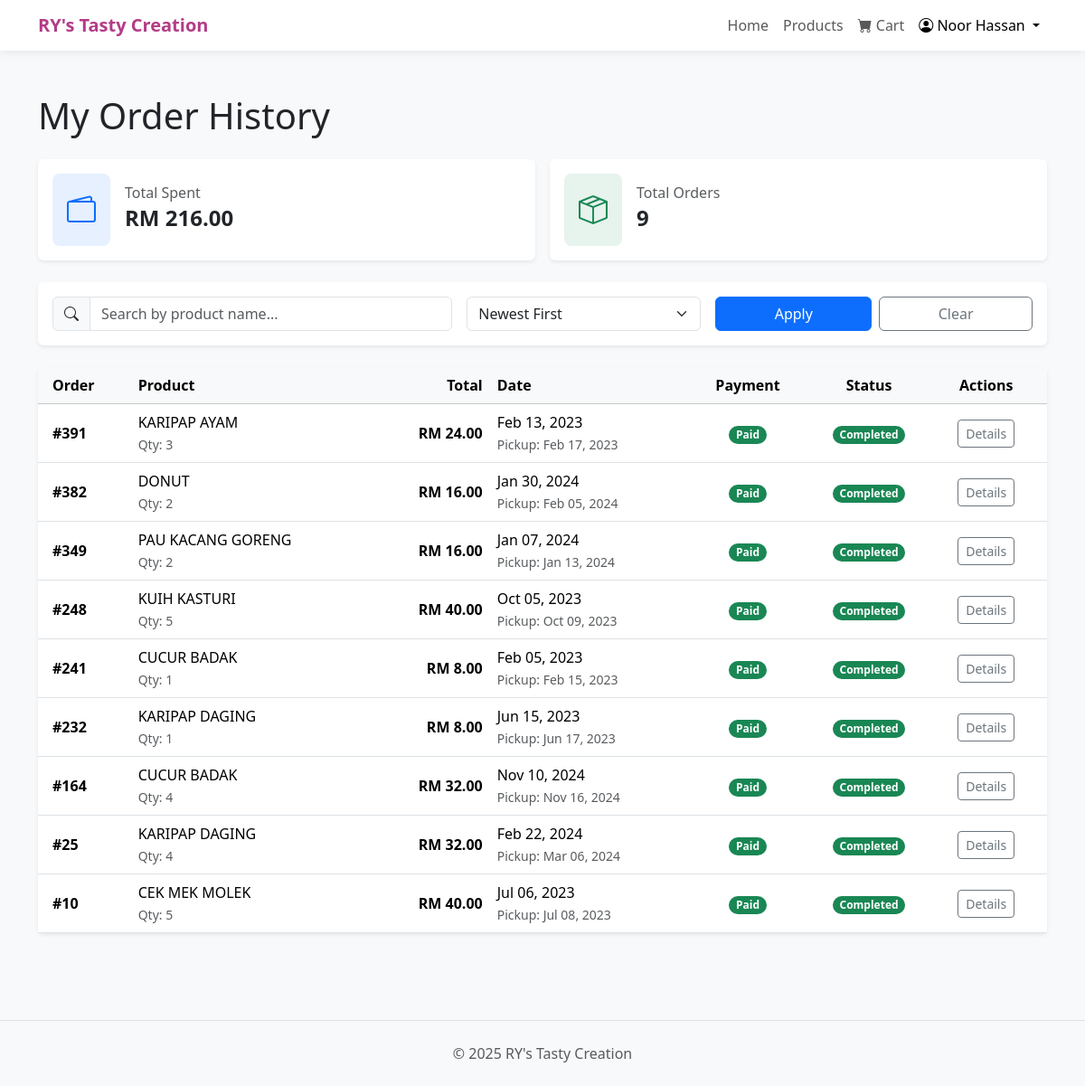
The app's page /FYP1/customerorder.php (signed in) with its own data.
### tables this page shows
CREATE TABLE IF NOT EXISTS `customer` (
  `CUST_ID` varchar(10) NOT NULL,
  `CUST_NAME` varchar(100) NOT NULL,
  `CUST_EMAIL` varchar(100) NOT NULL,
  `CUST_PASSWORD` varchar(255) NOT NULL,
  `CUST_PHONE` varchar(20) NOT NULL,
  `CUST_CREATED_DATE` datetime DEFAULT CURRENT_TIMESTAMP,
  `SELLER_ID` varchar(10) DEFAULT NULL,
  PRIMARY KEY (`CUST_ID`),
  UNIQUE KEY `CUST_EMAIL` (`CUST_EMAIL`),
  KEY `fk_customer_seller` (`SELLER_ID`)
);

CREATE TABLE IF NOT EXISTS `customer_order` (
  `ORDER_ID` int NOT NULL AUTO_INCREMENT,
  `CUST_ID` varchar(10) NOT NULL,
  `PRODUCT_ID` varchar(10) NOT NULL,
  `ORDER_QTTY` int NOT NULL,
  `ORDER_DATE` datetime DEFAULT CURRENT_TIMESTAMP,
  `ORDER_WANTED` date NOT NULL,
  `ORDER_PREFER_DATE` date DEFAULT NULL,
  `ORDER_WANTED_TIME` time NOT NULL,
  `ORDER_PREFER_TIME` time DEFAULT NULL,
  `ORDER_PAYMENT_STATUS` enum('Paid','Unpaid') DEFAULT 'Unpaid',
  `TOTAL_AMOUNT` decimal(10,2) NOT NULL,
  `ORDER_STATUS` enum('Requested','Pending','Confirmed','Processing','Ready to Pickup','Completed','Cancelled') DEFAULT 'Pending',
  PRIMARY KEY (`ORDER_ID`),
  KEY `CUST_ID` (`CUST_ID`),
  KEY `PRODUCT_ID` (`PRODUCT_ID`)
);

CREATE TABLE IF NOT EXISTS `products_sell` (
  `PRODUCT_ID` varchar(10) NOT NULL,
  `PRODUCT_NAME` varchar(100) NOT NULL,
  `PRODUCT_IMAGE` blob,
  `PRODUCT_QTTY` int NOT NULL DEFAULT '0',
  `PIECES_PER_PACK` int NOT NULL DEFAULT '10',
  `PRODUCT_PRICE` decimal(10,2) NOT NULL,
  `PRODUCT_PCS_PER_PACK` int NOT NULL,
  `PRODUCT_DESCRIPTION` text,
  PRIMARY KEY (`PRODUCT_ID`)
);

### FYP1/customerorder.php (the view, shortened to what this page needs)
<?php
require 'db_connection.php';
$customer_id = $_SESSION['customer_id'];
$stmt_cust = $conn->prepare("SELECT CUST_NAME FROM customer WHERE CUST_ID = ?");
$stmt_cust->bind_param("s", $customer_id);
$stmt_cust->execute();
$customer = $stmt_cust->get_result()->fetch_assoc();
$cust_name = $customer ? $customer['CUST_NAME'] : 'Customer';
$stmt_summary = $conn->prepare("SELECT COUNT(*) as total_orders, SUM(TOTAL_AMOUNT) as grand_total FROM customer_order WHERE CUST_ID = ?");
$stmt_summary->bind_param("s", $customer_id);
$stmt_summary->execute();
$summary_result = $stmt_summary->get_result()->fetch_assoc();
$total_orders = $summary_result['total_orders'] ?? 0;
$grand_total = $summary_result['grand_total'] ?? 0;
$sort_option = $_GET['sort'] ?? 'desc';
$sort_order = ($sort_option == 'asc') ? 'ASC' : 'DESC';
$search_keyword = trim($_GET['search'] ?? '');
$sql = "SELECT co.ORDER_ID, co.PRODUCT_ID, ps.PRODUCT_NAME, co.ORDER_QTTY, co.TOTAL_AMOUNT, co.ORDER_DATE, co.ORDER_WANTED, co.ORDER_PAYMENT_STATUS, co.ORDER_STATUS
        FROM customer_order co
        JOIN products_sell ps ON co.PRODUCT_ID = ps.PRODUCT_ID
        WHERE co.CUST_ID = ?";
$sql .= " ORDER BY co.ORDER_ID $sort_order";
$stmt = $conn->prepare($sql);
if (!empty($search_keyword)) {
    $like_keyword = '%' . $search_keyword . '%';
    $stmt->bind_param("ss", $customer_id, $like_keyword);
} else {
    $stmt->bind_param("s", $customer_id);
}
$stmt->execute();
$order_result = $stmt->get_result();
function getPaymentStatusBadge($status) {
    return match (strtolower(trim($status))) {
        'paid' => 'bg-success',
        'unpaid', 'pending' => 'bg-warning text-dark',
        'cancelled', 'failed' => 'bg-danger',
        default => 'bg-secondary'
    };
}
function getFulfillmentStatusBadge($status) {
    return match (strtolower(trim($status))) {
        'pending' => 'bg-info text-dark',
        'processing' => 'bg-primary',
        'ready for pickup', 'completed' => 'bg-success',
        'cancelled' => 'bg-danger',
        default => 'bg-secondary'
    };
}
?>
<!DOCTYPE html>
<html lang="en">
<head>
<link href="https://cdn.jsdelivr.net/npm/bootstrap@5.3.2/dist/css/bootstrap.min.css" rel="stylesheet">
<link rel="stylesheet" href="https://cdn.jsdelivr.net/npm/bootstrap-icons@1.11.3/font/bootstrap-icons.min.css">
</head>
<body>
<nav class="navbar navbar-expand-lg navbar-light bg-white sticky-top">
    <div class="container">
        <a class="navbar-brand" href="home_customer.php" style="color: #b33c86; font-weight: bold;">RY's Tasty Creation</a>
        <div class="collapse navbar-collapse" id="navbarNav">
            <ul class="navbar-nav ms-auto">
                <li class="nav-item"><a class="nav-link" href="home_customer.php">Home</a></li>
                <li class="nav-item"><a class="nav-link" href="product.php">Products</a></li>
                <li class="nav-item">
                    <a class="nav-link" href="cart.php">
                        <i class="bi bi-cart-fill"></i> Cart
                    </a>
                </li>
                <li class="nav-item dropdown">
                    <a class="nav-link dropdown-toggle active" href="#" role="button" data-bs-toggle="dropdown" aria-current="page">
                        <i class="bi bi-person-circle"></i> <?= htmlspecialchars($cust_name) ?>
                    </a>
                </li>
            </ul>
        </div>
    </div>
</nav>
<div class="container py-5">
    <h1 class="mb-4">My Order History</h1>
    <div class="row g-3 mb-4">
        <div class="col-md-6">
            <div class="card border-0 shadow-sm h-100">
                <div class="card-body d-flex align-items-center">
                    <div class="p-3 bg-primary bg-opacity-10 rounded-3 me-3">
                        <i class="bi bi-wallet2 fs-2 text-primary"></i>
                    </div>
                    <div>
                        <h6 class="card-subtitle mb-1 text-muted">Total Spent</h6>
                        <h4 class="card-title mb-0 fw-bold">RM <?= number_format($grand_total, 2) ?></h4>
                    </div>
                </div>
            </div>
        </div>
        <div class="col-md-6">
            <div class="card border-0 shadow-sm h-100">
                <div class="card-body d-flex align-items-center">
                    <div class="p-3 bg-success bg-opacity-10 rounded-3 me-3">
                        <i class="bi bi-box-seam fs-2 text-success"></i>
                    </div>
                    <div>
                        <h6 class="card-subtitle mb-1 text-muted">Total Orders</h6>
                        <h4 class="card-title mb-0 fw-bold"><?= $total_orders ?></h4>
                    </div>
                </div>
            </div>
        </div>
    </div>
    <div class="card mb-4 border-0 shadow-sm">
        <div class="card-body">
            <form method="GET" action="customerorder.php" class="row g-3 align-items-center">
                <div class="col-md-6 col-lg-5">
                    <div class="input-group">
                        <span class="input-group-text"><i class="bi bi-search"></i></span>
                        <input type="text" name="search" class="form-control" placeholder="Search by product name..." value="<?= htmlspecialchars($search_keyword) ?>">
                    </div>
                </div>
                <div class="col-md-3 col-lg-3">
                    <select name="sort" class="form-select">
                        <option value="desc" <?= ($sort_option == 'desc') ? 'selected' : '' ?>>Newest First</option>
                    </select>
                </div>
                <div class="col-md-3 col-lg-4 d-grid d-md-flex gap-2">
                    <button type="submit" class="btn btn-primary flex-grow-1">Apply</button>
                    <a href="customerorder.php" class="btn btn-outline-secondary flex-grow-1">Clear</a>
                </div>
            </form>
        </div>
    </div>
    <div class="card border-0 shadow-sm">
        <div class="table-responsive">
            <table class="table table-hover align-middle order-table mb-0">
                <thead class="table-light">
                    <tr>
                        <th scope="col" class="ps-3">Order</th>
                        <th scope="col">Product</th>
                        <th scope="col" class="text-end">Total</th>
                        <th scope="col">Date</th>
                        <th scope="col" class="text-center">Payment</th>
                        <th scope="col" class="text-center">Status</th>
                        <th scope="col" class="text-center pe-3">Actions</th>
                    </tr>
                </thead>
                <tbody>
                    <?php if ($order_result->num_rows > 0): ?>
                        <?php while ($order = $order_result->fetch_assoc()): ?>
                            <tr>
                                <td class="ps-3 fw-bold">#<?= htmlspecialchars($order['ORDER_ID']) ?></td>
                                <td>
                                    <div><?= htmlspecialchars($order['PRODUCT_NAME']) ?></div>
                                    <small class="text-muted">Qty: <?= htmlspecialchars($order['ORDER_QTTY']) ?></small>
                                </td>
                                <td class="text-end fw-semibold">RM <?= number_format($order['TOTAL_AMOUNT'], 2) ?></td>
                                <td>
                                    <div><?= date("M d, Y", strtotime($order['ORDER_DATE'])) ?></div>
                                    <small class="text-muted">Pickup: <?= date("M d, Y", strtotime($order['ORDER_WANTED'])) ?></small>
                                </td>
                                <td class="text-center">
                                    <span class="badge rounded-pill <?= getPaymentStatusBadge($order['ORDER_PAYMENT_STATUS']) ?>">
                                        <?= htmlspecialchars(ucfirst($order['ORDER_PAYMENT_STATUS'])) ?>
                                    </span>
                                </td>
                                <td class="text-center">
                                    <span class="badge rounded-pill <?= getFulfillmentStatusBadge($order['ORDER_STATUS']) ?>">
                                        <?= htmlspecialchars(ucfirst($order['ORDER_STATUS'])) ?>
                                    </span>
                                </td>
                                <td class="text-center pe-3">
                                    <a href="order_detail.php?order_id=<?= $order['ORDER_ID'] ?>" class="btn btn-sm btn-outline-secondary">Details</a>
                                </td>
                            </tr>
                        <?php endwhile; ?>
                    <?php else: ?>
                        <tr><td colspan="7" class="text-center p-5">No Orders Found</td></tr>
                    <?php endif; ?>
                </tbody>
            </table>
        </div>
    </div>
</div>
<footer class="text-center py-4 text-muted border-top mt-5">
    © <?= date('Y') ?> RY's Tasty Creation
</footer>
</body>
</html>

### FYP1/customerorder.php (style rules this page uses)
body { background-color: #f8f9fa; font-family: 'Segoe UI', sans-serif; }
.navbar { box-shadow: 0 2px 10px rgba(0,0,0,0.08); }
.order-table th { font-weight: 600; white-space: nowrap; }

### records on screen
customer: CUST_NAME "Noor Hassan"
customer_order: ORDER_ID "391", PRODUCT_ID.PRODUCT_NAME "KARIPAP AYAM", ORDER_QTTY "3", TOTAL_AMOUNT "24.00", ORDER_DATE "Feb 13, 2023", ORDER_WANTED "Feb 17, 2023", ORDER_PAYMENT_STATUS "Paid", ORDER_STATUS "Completed"
customer_order: ORDER_ID "382", PRODUCT_ID.PRODUCT_NAME "DONUT", ORDER_QTTY "2", TOTAL_AMOUNT "16.00", ORDER_DATE "Jan 30, 2024", ORDER_WANTED "Feb 05, 2024", ORDER_PAYMENT_STATUS "Paid", ORDER_STATUS "Completed"
customer_order: ORDER_ID "349", PRODUCT_ID.PRODUCT_NAME "PAU KACANG GORENG", ORDER_QTTY "2", TOTAL_AMOUNT "16.00", ORDER_DATE "Jan 07, 2024", ORDER_WANTED "Jan 13, 2024", ORDER_PAYMENT_STATUS "Paid", ORDER_STATUS "Completed"
customer_order: ORDER_ID "248", PRODUCT_ID.PRODUCT_NAME "KUIH KASTURI", ORDER_QTTY "5", TOTAL_AMOUNT "40.00", ORDER_DATE "Oct 05, 2023", ORDER_WANTED "Oct 09, 2023", ORDER_PAYMENT_STATUS "Paid", ORDER_STATUS "Completed"
customer_order: ORDER_ID "241", PRODUCT_ID.PRODUCT_NAME "CUCUR BADAK", ORDER_QTTY "1", TOTAL_AMOUNT "8.00", ORDER_DATE "Feb 05, 2023", ORDER_WANTED "Feb 15, 2023", ORDER_PAYMENT_STATUS "Paid", ORDER_STATUS "Completed"
customer_order: ORDER_ID "232", PRODUCT_ID.PRODUCT_NAME "KARIPAP DAGING", ORDER_QTTY "1", TOTAL_AMOUNT "8.00", ORDER_DATE "Jun 15, 2023", ORDER_WANTED "Jun 17, 2023", ORDER_PAYMENT_STATUS "Paid", ORDER_STATUS "Completed"
customer_order: ORDER_ID "164", PRODUCT_ID.PRODUCT_NAME "CUCUR BADAK", ORDER_QTTY "4", TOTAL_AMOUNT "32.00", ORDER_DATE "Nov 10, 2024", ORDER_WANTED "Nov 16, 2024", ORDER_PAYMENT_STATUS "Paid", ORDER_STATUS "Completed"
customer_order: ORDER_ID "25", PRODUCT_ID.PRODUCT_NAME "KARIPAP DAGING", ORDER_QTTY "4", TOTAL_AMOUNT "32.00", ORDER_DATE "Feb 22, 2024", ORDER_WANTED "Mar 06, 2024", ORDER_PAYMENT_STATUS "Paid", ORDER_STATUS "Completed"
customer_order: ORDER_ID "10", PRODUCT_ID.PRODUCT_NAME "CEK MEK MOLEK", ORDER_QTTY "5", TOTAL_AMOUNT "40.00", ORDER_DATE "Jul 06, 2023", ORDER_WANTED "Jul 08, 2023", ORDER_PAYMENT_STATUS "Paid", ORDER_STATUS "Completed"

### other values on screen
$grand_total "216.00"
$total_orders "9"
